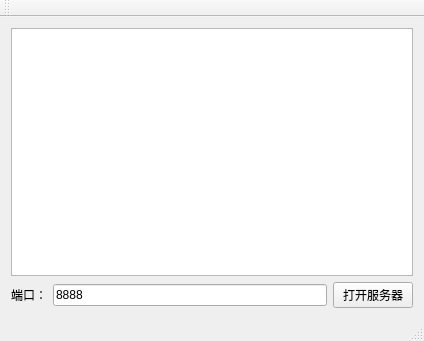
<?xml version="1.0" encoding="UTF-8"?>
<ui version="4.0">
 <class>MainWindow</class>
 <widget class="QMainWindow" name="MainWindow">
  <property name="geometry">
   <rect>
    <x>0</x>
    <y>0</y>
    <width>424</width>
    <height>341</height>
   </rect>
  </property>
  <property name="windowTitle">
   <string>MainWindow</string>
  </property>
  <widget class="QWidget" name="centralWidget">
   <layout class="QGridLayout" name="gridLayout">
    <item row="0" column="0" colspan="3">
     <widget class="QTextEdit" name="textEdit"/>
    </item>
    <item row="1" column="2">
     <widget class="QPushButton" name="pushButton">
      <property name="text">
       <string>打开服务器</string>
      </property>
     </widget>
    </item>
    <item row="1" column="1">
     <widget class="QLineEdit" name="lineEdit">
      <property name="text">
       <string>8888</string>
      </property>
     </widget>
    </item>
    <item row="1" column="0">
     <widget class="QLabel" name="label">
      <property name="text">
       <string>端口：</string>
      </property>
     </widget>
    </item>
   </layout>
  </widget>
  <widget class="QMenuBar" name="menuBar">
   <property name="geometry">
    <rect>
     <x>0</x>
     <y>0</y>
     <width>424</width>
     <height>26</height>
    </rect>
   </property>
  </widget>
  <widget class="QToolBar" name="mainToolBar">
   <attribute name="toolBarArea">
    <enum>TopToolBarArea</enum>
   </attribute>
   <attribute name="toolBarBreak">
    <bool>false</bool>
   </attribute>
  </widget>
  <widget class="QStatusBar" name="statusBar"/>
 </widget>
 <layoutdefault spacing="6" margin="11"/>
 <resources/>
 <connections/>
</ui>
